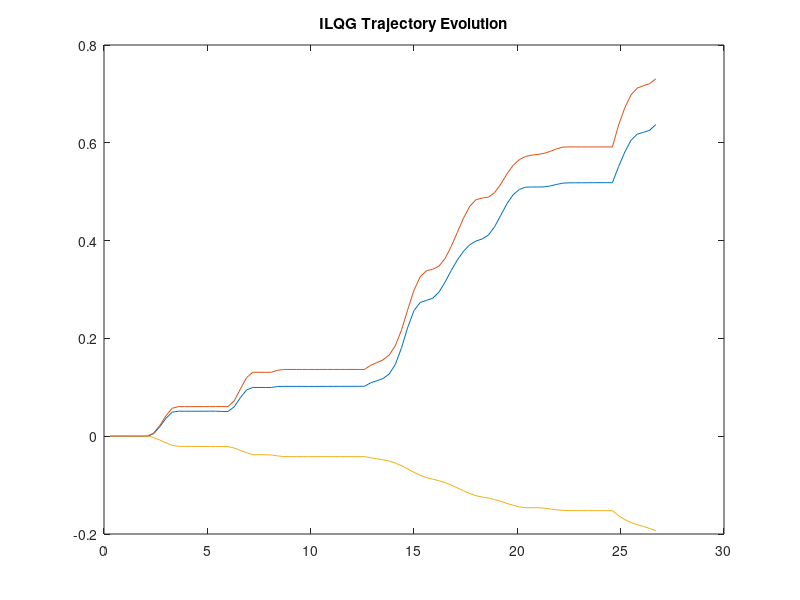

MATLAB code to generate this figure: (Note: this script raises an error after producing the figure.)
%% Plot Trajectory evolution
close all
cd('/home/lex/catkin_ws/src/youbot/youbot_navigation/data')
q = load('trajectory.txt');
qstar = repmat([0.82452343,  0.59753333,  0.07282408], [length(q), 1]);
time_scale = 0.3;

X = time_scale* linspace(1, length(q), length(q));
p = plot(X, [q(:,1), q(:,2), q(:,3)]); hold on
%p2 = plot(X, [qstar(:,1), qstar(:,2), qstar(:,2)]);

title("ILQG Trajectory Evolution")

p(1).LineWidth = 8;
p(1).MarkerSize = 10;

p(2).LineWidth = 8;
p(2).MarkerSize = 10;

p(3).LineWidth = 8;
p(3).MarkerSize = 10;

% p2(1).LineWidth = 5;
% p2(1).LineStyle = '--';
% p2(1).MarkerSize = 10;
% 
% p2(2).LineWidth = 5;
% p2(2).LineStyle = '--';
% p2(2).MarkerSize = 10;
% 
% p2(3).LineWidth = 5;
% p2(3).LineStyle = '--';
% p2(3).MarkerSize = 10;

lgd = legend({'x_I', 'y_I', '\theta_I', 'x_I^*', 'y_I^*', '\theta_I^*'}, 'location', 'southeast', ...
'FontSize',20, 'FontWeight', 'bold')
%lgd2 = legend({'x_I^*', 'y_I^*', '\theta_I^*'}, 'location', 'southeast', ...
%'FontSize',20, 'FontWeight', 'bold')

xlabel("Time(seconds)", 'FontSize',20, 'FontWeight', 'bold')
ylabel("State", 'FontSize',20, 'FontWeight', 'bold')

%savefig(p, '/home/lex/catkin_ws/src/youbot/youbot_navigation/data/trajectory.fig')

grid on